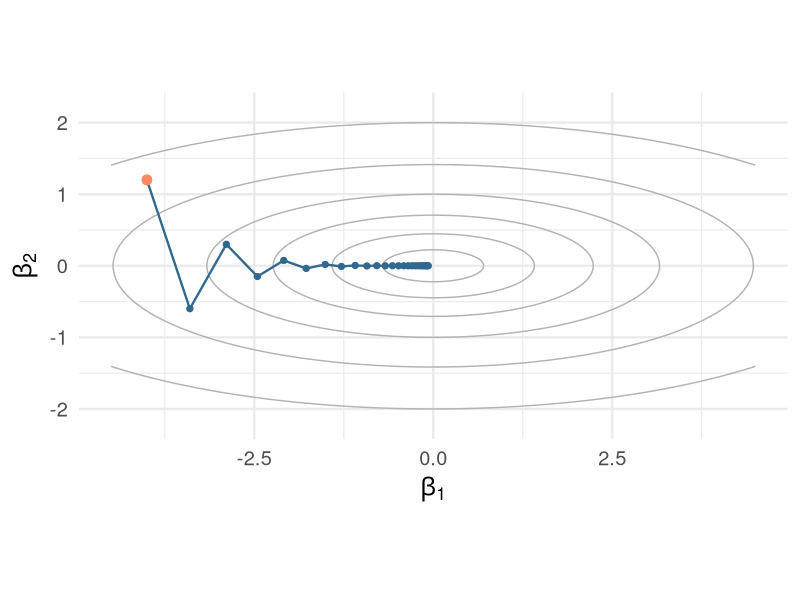
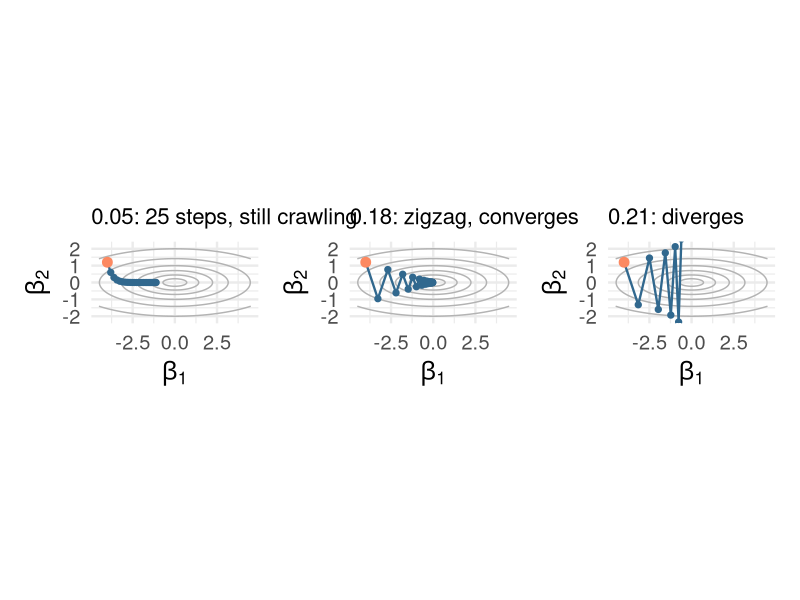
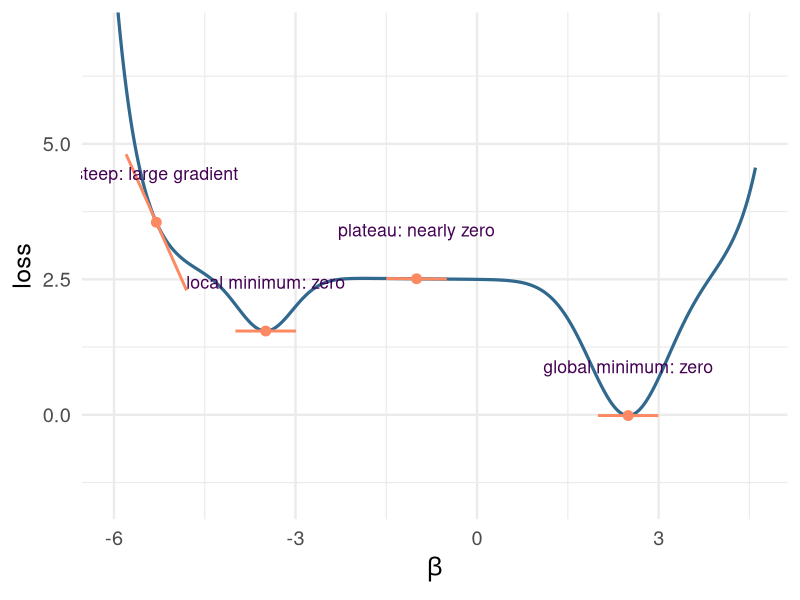
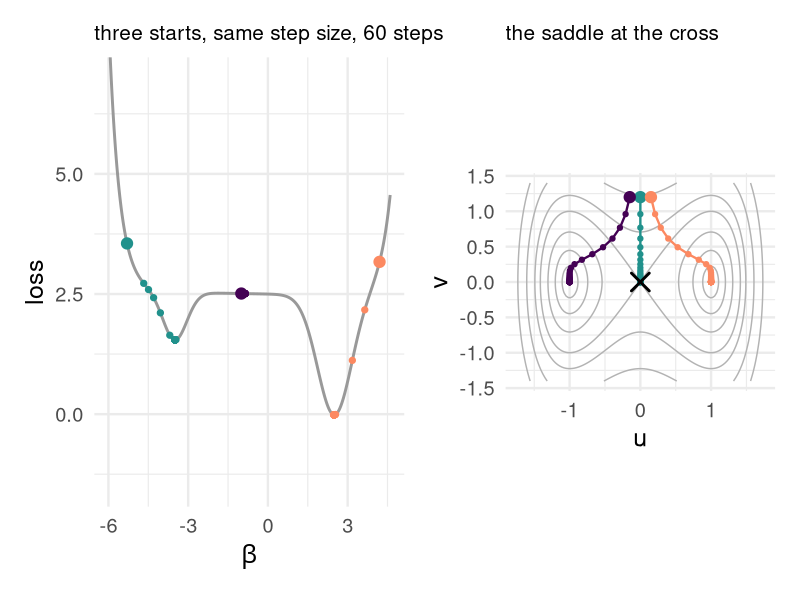
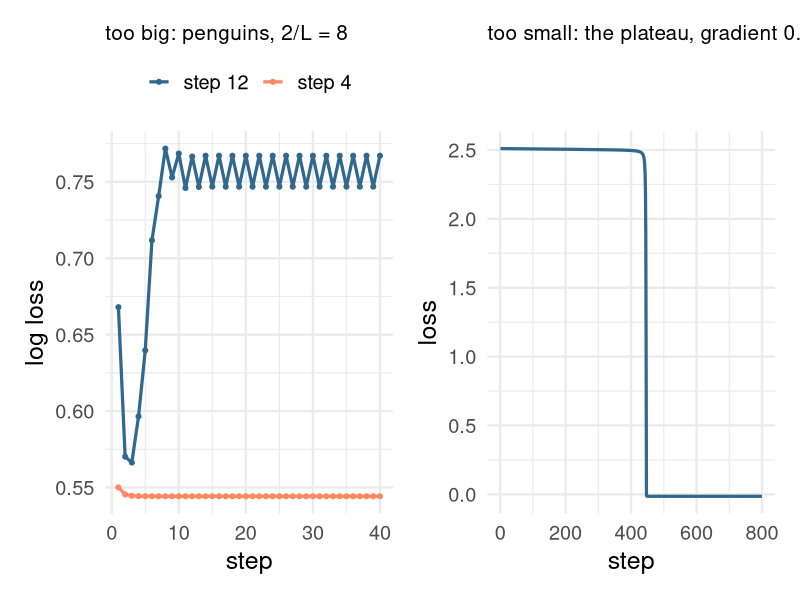
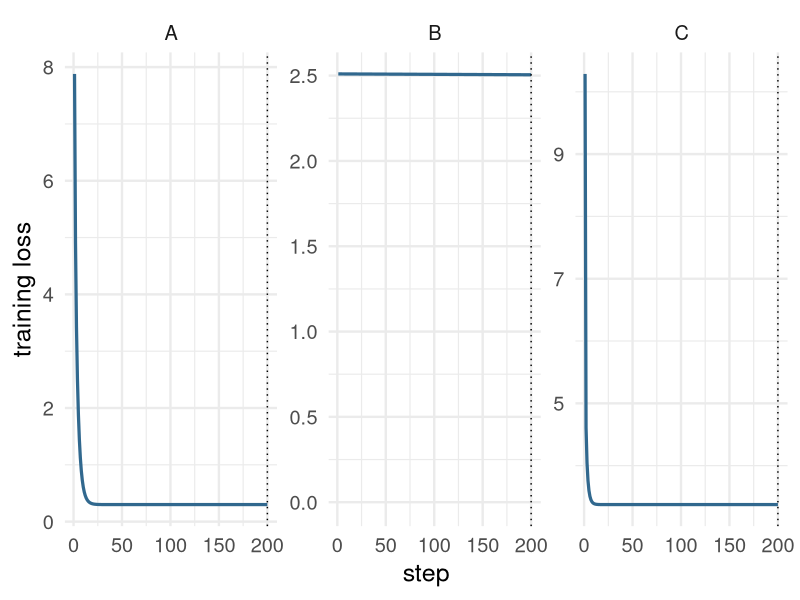
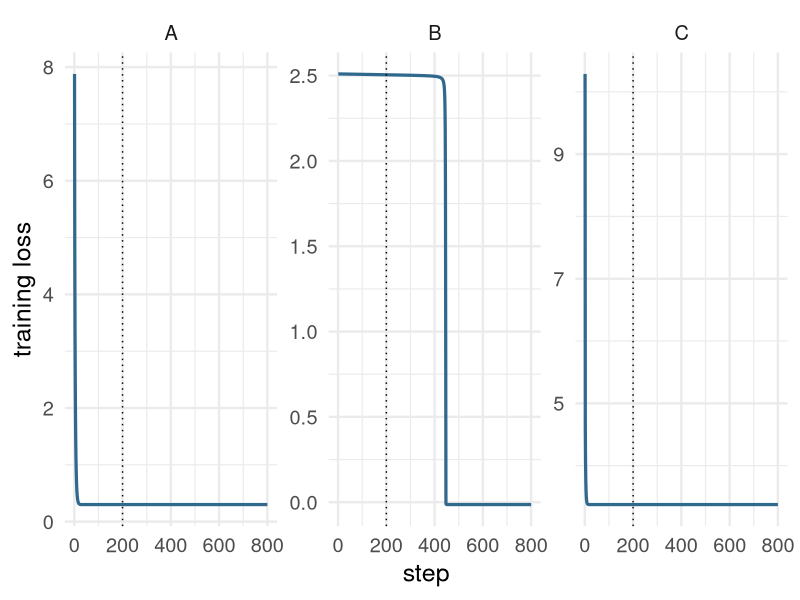
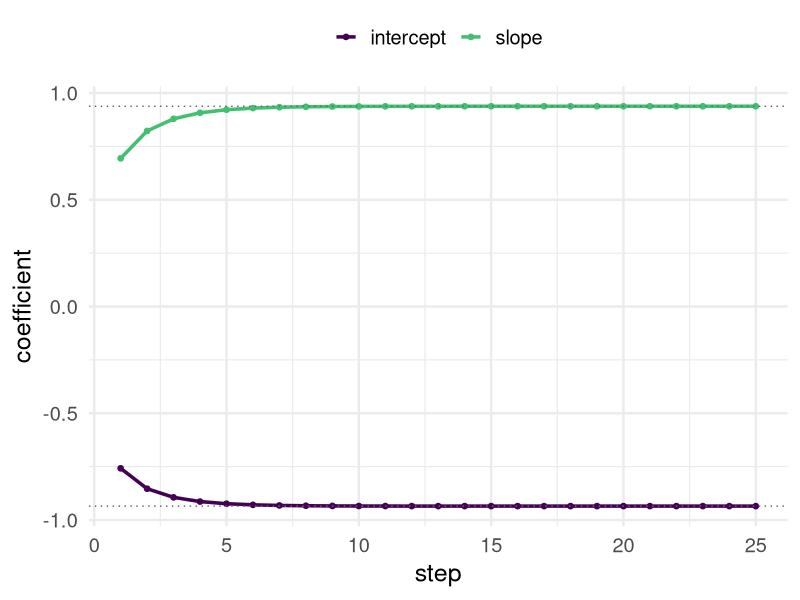

Here is the R script that generated these plots, in order:
## ---- chunk 1
#| label: setup
#| include: false
library(tidyverse)
library(knitr)
library(patchwork)
library(palmerpenguins)
theme_set(theme_minimal(base_size = 18))
options(knitr.table.format = "html")
options(digits = 3)
set.seed(4)
# Palette: viridis for the primary scale, magma for the second one.
v_dark <- "#440154"; v_blue <- "#31688e"; v_teal <- "#21918c"; v_green <- "#5ec962"
m_pink <- "#b73779"; m_purple <- "#8c2981"; m_orange <- "#fc8961"
# A two-parameter quadratic valley, curvature 1 along beta_1 and 10 along beta_2,
# for the step-size pictures. Gradient descent on it is the exact recurrence
# beta_{t+1} = (1 - gamma a) beta_t in each coordinate.
fq <- function(b1, b2) 0.5 * (b1^2 + 10 * b2^2)
gd_path <- function(start, gamma, steps, a = c(1, 10)) {
  b <- start
  out <- matrix(NA, steps + 1, 2); out[1, ] <- b
  for (t in 1:steps) { b <- b - gamma * a * b; out[t + 1, ] <- b }
  tibble(step = 0:steps, b1 = out[, 1], b2 = out[, 2])
}
contour_grid <- expand_grid(b1 = seq(-4.5, 4.5, length.out = 121),
                            b2 = seq(-2.2, 2.2, length.out = 121)) |>
  mutate(f = fq(b1, b2))
contour_plot <- function(path, title = NULL) {
  ggplot() +
    geom_contour(data = contour_grid, aes(b1, b2, z = f),
                 breaks = c(0.25, 1, 2.5, 5, 10, 20), colour = "grey70") +
    geom_path(data = path, aes(b1, b2), colour = v_blue, linewidth = 0.8) +
    geom_point(data = path, aes(b1, b2), colour = v_blue, size = 1.8) +
    geom_point(data = path[1, ], aes(b1, b2), colour = m_orange, size = 3) +
    coord_equal(xlim = c(-4.5, 4.5), ylim = c(-2.2, 2.2)) +
    labs(x = expression(beta[1]), y = expression(beta[2]), title = title) +
    theme(plot.title = element_text(size = 16))
}
## ---- chunk 2
#| label: valley
#| fig-height: 3.4
#| fig-width: 4.6
#| out-width: "100%"
contour_plot(gd_path(c(-4, 1.2), 0.15, 25))
## ---- chunk 3
#| label: three-steps
#| fig-height: 3.3
#| fig-width: 12
#| out-width: "100%"
p1 <- contour_plot(gd_path(c(-4, 1.2), 0.05, 25), "0.05: 25 steps, still crawling")
p2 <- contour_plot(gd_path(c(-4, 1.2), 0.18, 25), "0.18: zigzag, converges")
p3 <- contour_plot(gd_path(c(-4, 1.2), 0.21, 8), "0.21: diverges")
p1 + p2 + p3
## ---- chunk 4
#| label: landscape-1d
#| fig-height: 2.4
#| fig-width: 11
#| out-width: "100%"
# A one-parameter loss with a steep wall, a local minimum, a shallow monotone plateau (slope about -0.01)
# and the global minimum: two Gaussian wells, two exponential walls and a gentle tilt. Its stationary
# points are the two minima and the local maximum between them (checked numerically, 17 October).
f1 <- function(x) 2.5 - 1.0 * exp(-(x + 3.5)^2 / 0.4) - 2.5 * exp(-(x - 2.5)^2 / 0.8) + exp(-2.5 * (x + 5.3)) + exp(2.5 * (x - 4.3)) - 0.01 * x
g1 <- function(x) 1.0 * exp(-(x + 3.5)^2 / 0.4) * (2 * (x + 3.5) / 0.4) + 2.5 * exp(-(x - 2.5)^2 / 0.8) * (2 * (x - 2.5) / 0.8) - 2.5 * exp(-2.5 * (x + 5.3)) + 2.5 * exp(2.5 * (x - 4.3)) - 0.01
x_lmin <- optimize(f1, c(-4.5, -2.5))$minimum; x_gmin <- optimize(f1, c(1.5, 3.5))$minimum
curve1 <- tibble(x = seq(-6, 4.6, length.out = 400)) |> mutate(f = f1(x))
marks <- tibble(x = c(-5.3, x_lmin, -1.0, x_gmin),
                label = c("steep: large gradient", "local minimum: zero", "plateau: nearly zero", "global minimum: zero")) |>
  mutate(f = f1(x), slope = g1(x))
ggplot(curve1, aes(x, f)) + geom_line(linewidth = 1.1, colour = v_blue) +
  geom_segment(data = marks, aes(x = x - 0.5, xend = x + 0.5, y = f - 0.5 * slope, yend = f + 0.5 * slope), colour = m_orange, linewidth = 1) +
  geom_point(data = marks, aes(x, f), colour = m_orange, size = 3) +
  geom_text(data = marks, aes(x, f + 0.9, label = label), size = 4.5, colour = v_dark) +
  coord_cartesian(ylim = c(-1.5, 7)) + labs(x = expression(beta), y = "loss")
## ---- chunk 5
#| label: landscapes
#| fig-height: 3.1
#| fig-width: 12
#| out-width: "100%"
gd1 <- function(x0, gamma, steps) { x <- x0; out <- numeric(steps + 1); out[1] <- x
  for (t in 1:steps) { x <- x - gamma * g1(x); out[t + 1] <- x }; tibble(start = as.character(x0), step = 0:steps, x = out, f = f1(out)) }
paths1 <- bind_rows(gd1(-5.3, 0.25, 60), gd1(-1.0, 0.25, 60), gd1(4.2, 0.25, 60))
pa <- ggplot(curve1, aes(x, f)) + geom_line(linewidth = 1, colour = "grey60") +
  geom_point(data = paths1, aes(x, f, colour = start), size = 1.8, show.legend = FALSE) +
  geom_point(data = filter(paths1, step == 0), aes(x, f, colour = start), size = 3.5, show.legend = FALSE) +
  scale_colour_manual(values = c(v_dark, v_teal, m_orange)) +
  coord_cartesian(ylim = c(-1.5, 7)) + labs(x = expression(beta), y = "loss", title = "three starts, same step size, 60 steps") + theme(plot.title = element_text(size = 15))
fs <- function(u, v) (u^2 - 1)^2 + v^2
gds <- function(start, gamma, steps) { b <- start; out <- matrix(NA, steps + 1, 2); out[1, ] <- b
  for (t in 1:steps) { b <- b - gamma * c(4 * b[1] * (b[1]^2 - 1), 2 * b[2]); out[t + 1, ] <- b }
  tibble(start = paste(start, collapse = ","), step = 0:steps, u = out[, 1], v = out[, 2]) }
sgrid <- expand_grid(u = seq(-1.8, 1.8, length.out = 121), v = seq(-1.4, 1.4, length.out = 101)) |> mutate(f = fs(u, v))
paths2 <- bind_rows(gds(c(0, 1.2), 0.1, 60), gds(c(0.15, 1.2), 0.1, 60), gds(c(-0.15, 1.2), 0.1, 60))
pb <- ggplot() + geom_contour(data = sgrid, aes(u, v, z = f), breaks = c(0.05, 0.2, 0.5, 1, 1.5, 2.5, 4), colour = "grey70") +
  geom_path(data = paths2, aes(u, v, group = start, colour = start), linewidth = 0.8, show.legend = FALSE) +
  geom_point(data = paths2, aes(u, v, colour = start), size = 1.5, show.legend = FALSE) +
  geom_point(data = filter(paths2, step == 0), aes(u, v, colour = start), size = 3.5, show.legend = FALSE) +
  annotate("point", x = 0, y = 0, shape = 4, size = 5, stroke = 1.5) +
  scale_colour_manual(values = c(v_dark, v_teal, m_orange)) + coord_equal() +
  labs(x = "u", y = "v", title = "the saddle at the cross") + theme(plot.title = element_text(size = 15))
pa + pb + plot_layout(widths = c(1.15, 1))
## ---- chunk 6
#| label: big-small
#| fig-height: 2.9
#| fig-width: 12
#| out-width: "100%"
pg <- penguins |> filter(species != "Gentoo") |> drop_na(flipper_length_mm) |>
  mutate(chinstrap = as.numeric(species == "Chinstrap"), z = as.numeric(scale(flipper_length_mm)))
Xl <- cbind(1, pg$z); yl <- pg$chinstrap; nl <- nrow(Xl)
L_logit <- max(eigen(t(Xl) %*% Xl / nl)$values) / 4
logloss <- function(b) { z <- Xl %*% b; mean((1 - yl) * z + log1p(exp(-z))) }
run_logit <- function(gamma, steps) { b <- c(0, 0); out <- numeric(steps)
  for (t in 1:steps) { p <- 1 / (1 + exp(-Xl %*% b)); b <- b - gamma * (-t(Xl) %*% (yl - p) / nl); out[t] <- logloss(b) }
  tibble(gamma = paste("step", gamma), step = 1:steps, loss = out) }
big <- bind_rows(run_logit(4, 40), run_logit(12, 40))
pc <- ggplot(big, aes(step, loss, colour = gamma)) + geom_line(linewidth = 1.1) + geom_point(size = 1.4) +
  scale_colour_manual(values = c(v_blue, m_orange)) +
  labs(x = "step", y = "log loss", colour = NULL, title = "too big: penguins, 2/L = 8") + theme(legend.position = "top", plot.title = element_text(size = 15))
xp <- -1.0; plateau <- numeric(800); for (t in 1:800) { xp <- xp - 0.25 * g1(xp); plateau[t] <- f1(xp) }
pd <- ggplot(tibble(step = 1:800, loss = plateau), aes(step, loss)) + geom_line(linewidth = 1.1, colour = v_blue) +
  labs(x = "step", y = "loss", title = "too small: the plateau, gradient 0.01") + theme(plot.title = element_text(size = 15))
pc + pd
## ---- chunk 7
#| label: converged-data
#| include: false
qa <- gd_path(c(-4, 1.2), 0.15, 800) |> mutate(loss = fq(b1, b2) + 0.3)
lb <- plateau
bc <- c(-4, 1.2); lc <- numeric(800); for (t in 1:800) { bc <- bc - 0.3 * 0.6^t * c(1, 10) * bc; lc[t] <- fq(bc[1], bc[2]) + 0.3 }
conv <- bind_rows(tibble(panel = "A", step = 1:800, loss = qa$loss[-1]),
                  tibble(panel = "B", step = 1:800, loss = lb),
                  tibble(panel = "C", step = 1:800, loss = lc))
# The 200-step view keeps each panel's full vertical range, so that B's plateau looks flat rather than zoomed in.
conv_plot <- function(d) ggplot(d, aes(step, loss)) + geom_blank(data = mutate(conv, step = 1)) +
  geom_line(linewidth = 1.1, colour = v_blue) +
  geom_vline(xintercept = 200, linetype = "dotted") + facet_wrap(~ panel, scales = "free_y") + labs(x = "step", y = "training loss")
## ---- chunk 8
#| label: converged-200
#| fig-height: 2.6
#| fig-width: 12
#| out-width: "100%"
conv_plot(filter(conv, step <= 200))
## ---- chunk 9
#| label: converged-800
#| fig-height: 2.6
#| fig-width: 12
#| out-width: "100%"
conv_plot(conv)
## ---- chunk 10
#| label: logistic-descent
#| fig-height: 3.6
#| fig-width: 5.6
#| out-width: "100%"
b <- c(0, 0); Tn <- 25; path <- matrix(NA, Tn, 2)
for (t in 1:Tn) { p <- 1 / (1 + exp(-Xl %*% b)); b <- b - 4 * (-t(Xl) %*% (yl - p) / nl); path[t, ] <- b }
glm_coef <- coef(glm(chinstrap ~ z, family = binomial, data = pg))
tibble(step = 1:Tn, intercept = path[, 1], slope = path[, 2]) |>
  pivot_longer(-step, names_to = "coefficient") |>
  ggplot(aes(step, value, colour = coefficient)) + geom_line(linewidth = 1.2) + geom_point(size = 1.6) +
  geom_hline(yintercept = glm_coef, linetype = "dotted", colour = "grey40") +
  scale_colour_viridis_d(end = 0.7) +
  labs(x = "step", y = "coefficient", colour = NULL) + theme(legend.position = "top")
## ---- chunk 11
#| label: two-paths
#| fig-height: 3.4
#| fig-width: 6
#| out-width: "100%"
set.seed(9)
ns <- 200; x1 <- rnorm(ns); x2 <- 0.6 * x1 + 0.8 * rnorm(ns); Xs <- cbind(x1, x2); ys <- Xs %*% c(2, -1) + rnorm(ns)
ols <- solve(t(Xs) %*% Xs, t(Xs) %*% ys)
Ls <- 2 * max(eigen(t(Xs) %*% Xs / ns)$values)
bg <- c(-2, 2); gdp <- matrix(NA, 31, 2); gdp[1, ] <- bg
for (t in 1:30) { bg <- bg - (1 / Ls) * (-2 / ns * t(Xs) %*% (ys - Xs %*% bg)); gdp[t + 1, ] <- bg }
bs <- c(-2, 2); sgp <- matrix(NA, 601, 2); sgp[1, ] <- bs
for (t in 1:600) { i <- sample(ns, 1); bs <- bs - (0.05 / (1 + t / 100)) * (-2 * Xs[i, ] * (ys[i] - sum(Xs[i, ] * bs))); sgp[t + 1, ] <- bs }
pgrid <- expand_grid(b1 = seq(-2.5, 3.5, length.out = 101), b2 = seq(-2.5, 2.5, length.out = 101)) |>
  mutate(f = map2_dbl(b1, b2, ~ mean((ys - Xs %*% c(.x, .y))^2)))
ggplot() +
  geom_contour(data = pgrid, aes(b1, b2, z = f), breaks = min(pgrid$f) + c(0.05, 0.2, 0.5, 1, 2, 4, 8, 16), colour = "grey75") +
  geom_path(data = as_tibble(sgp, .name_repair = ~ c("b1", "b2")), aes(b1, b2), colour = m_orange, alpha = 0.8, linewidth = 0.5) +
  geom_path(data = as_tibble(gdp, .name_repair = ~ c("b1", "b2")), aes(b1, b2), colour = v_blue, linewidth = 1.1) +
  geom_point(data = as_tibble(gdp, .name_repair = ~ c("b1", "b2")), aes(b1, b2), colour = v_blue, size = 1.8) +
  annotate("point", x = ols[1], y = ols[2], shape = 4, size = 5, stroke = 1.5) +
  coord_equal() + labs(x = expression(beta[1]), y = expression(beta[2]))
## ---- chunk 12
#| label: early-stopping
#| fig-height: 3.6
#| fig-width: 6.2
#| out-width: "100%"
set.seed(12)
ne <- 80; pe <- 60
Xe <- matrix(rnorm(ne * pe), ne, pe); be <- rnorm(pe, sd = 0.5); ye <- Xe %*% be + rnorm(ne, sd = 3)
Xh <- matrix(rnorm(2000 * pe), 2000, pe); yh <- Xh %*% be + rnorm(2000, sd = 3)
Le <- 2 * max(eigen(t(Xe) %*% Xe / ne)$values)
bb <- rep(0, pe); es <- vector("list", 300)
for (t in 1:300) {
  bb <- bb - (0.5 / Le) * (-2 / ne * t(Xe) %*% (ye - Xe %*% bb))
  es[[t]] <- tibble(step = t, training = mean((ye - Xe %*% bb)^2), `held-out` = mean((yh - Xh %*% bb)^2))
}
es <- bind_rows(es)
best_step <- es$step[which.min(es$`held-out`)]
es |> pivot_longer(-step, names_to = "error") |>
  ggplot(aes(step, value, colour = error)) + geom_line(linewidth = 1.2) +
  scale_colour_manual(values = c(m_orange, v_blue)) + scale_x_log10() +
  labs(x = "gradient-descent step (log scale, from step 1)", y = "mean squared error", colour = NULL) + theme(legend.position = "top")
